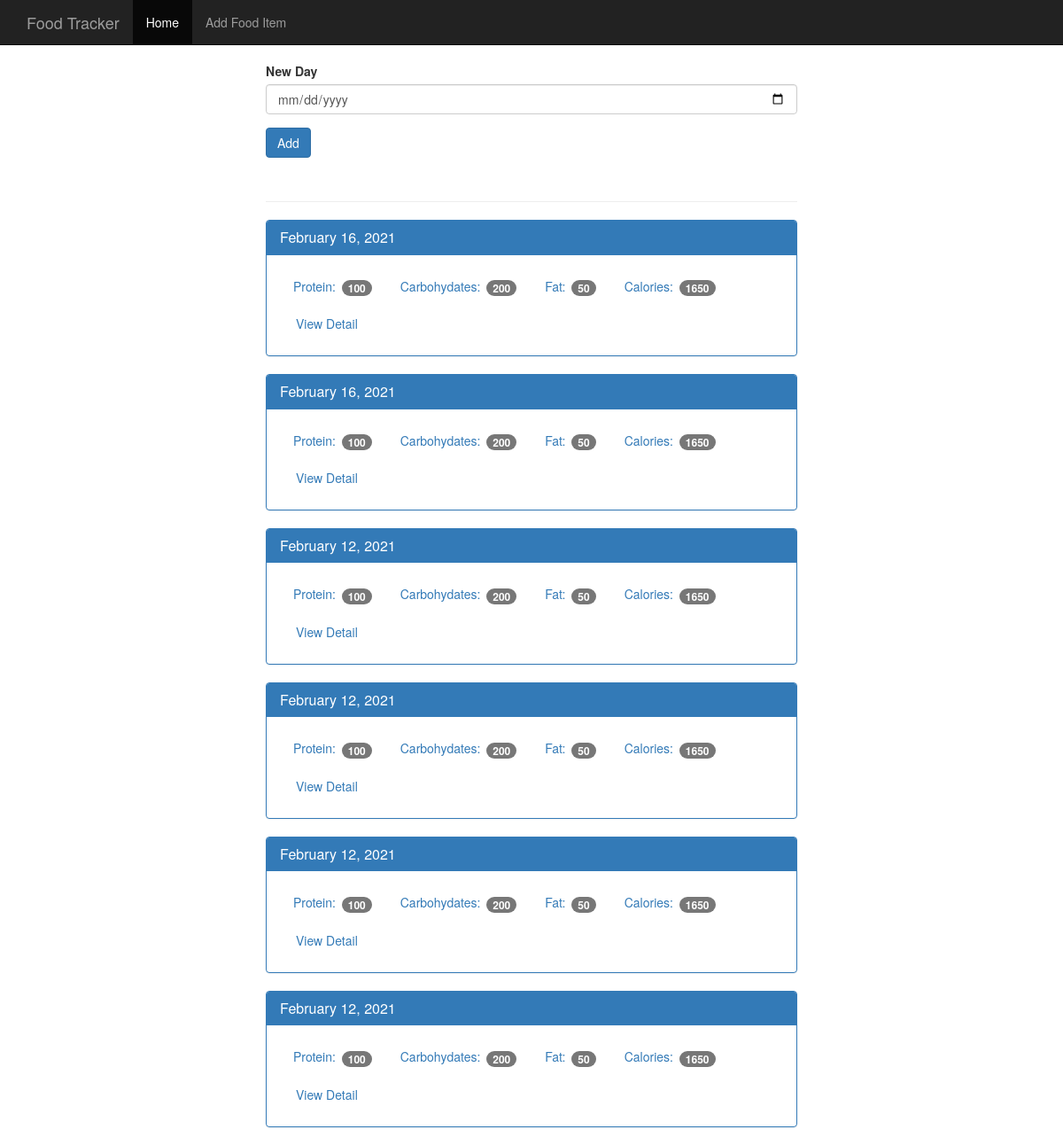
Before: / with the older database file.
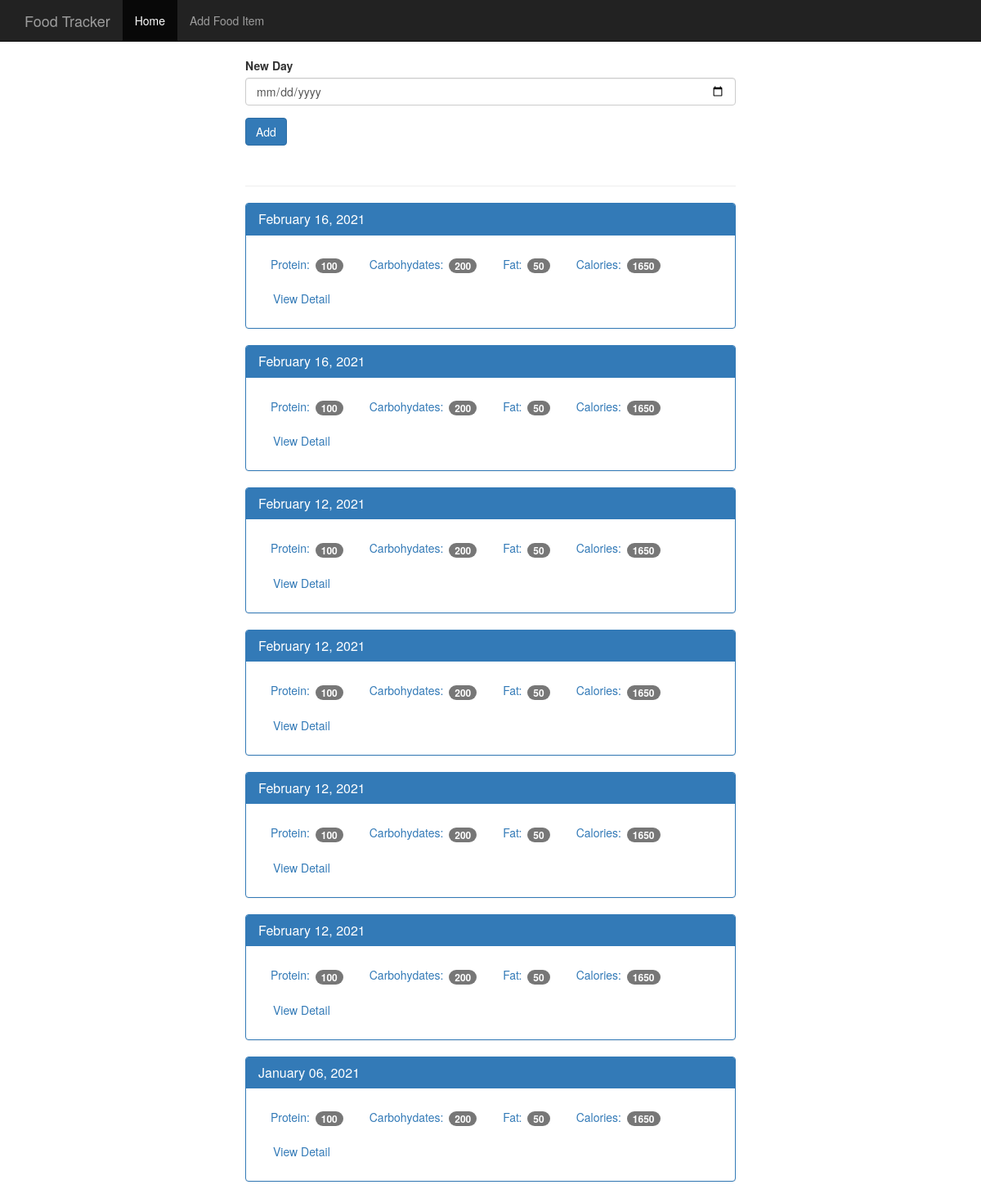
After: the same page with the newer database file.
### tables this page shows
CREATE TABLE log_date (
    id integer primary key autoincrement,
    entry_date date not null
);

### app.py (the view)
@app.route('/', methods=['POST', 'GET'])
def index():
    db = get_db()
    if request.method == 'POST':
        date = request.form['date']
        dt = datetime.strptime(date, '%Y-%m-%d')
        database_date = datetime.strftime(dt, '%Y%m%d')
        db.execute('insert into log_date (entry_date) values (?)', [database_date])
        db.commit()
    cur = db.execute('select entry_date from log_date order by entry_date desc')
    results = cur.fetchall()
    date_results = []
    for i in results:
        single_date = {}
        single_date['entry_date'] = i['entry_date']
        d = datetime.strptime(str(i['entry_date']), '%Y%m%d')
        single_date['pretty_date'] = datetime.strftime(d, '%B %d, %Y')
        date_results.append(single_date)
    return render_template('home.html', results=date_results)

### app.py (called while the page is built)
def connect_db():
    sql = sqlite3.connect('food_log.db')
    sql.row_factory = sqlite3.Row
    return sql

def get_db():
    if not hasattr(g, 'sqlite_db'):
        g.sqlite_db = connect_db()
    return g.sqlite_db

### templates/home.html (shortened to what this page needs)
<!DOCTYPE html>
<html lang="en">
  <head>
    <link href=" {{ url_for('static', filename= 'bootstrap.min.css' )}}" rel="stylesheet">
    <link href=" {{ url_for('static', filename= 'theme.css' )}}" rel="stylesheet">
  </head>
  <body>
    <nav class="navbar navbar-inverse navbar-fixed-top">
      <div class="container">
        <div class="navbar-header">
          <a class="navbar-brand" href="#">Food Tracker</a>
        </div>
        <div id="navbar" class="navbar-collapse collapse">
          <ul class="nav navbar-nav">
            <li class="active"><a href="#">Home</a></li>
            <li><a href="#">Add Food Item</a></li>
          </ul>
        </div>
      </div>
    </nav>
    <div class="container theme-showcase col-sm-6 col-sm-offset-3" role="main">
      <div class="row">
        <div>
          <form method="POST" action="/">
            <div class="form-group">
              <label for="new-day">New Day</label>
              <input type="date" class="form-control" name="date" id="new-day">
            </div>
            <button type="submit" class="btn btn-primary">Add</button>
          </form>
          <div class="page-header"></div>
          {% for r in results %}
          <div class="panel panel-primary">
            <div class="panel-heading">
              <h3 class="panel-title">{{ r.pretty_date }}</h3>
            </div>
            <div class="panel-body">
              <ul class="nav nav-pills" role="tablist">
                <li><a>Protein: <span class="badge">100</span></a></li>
                <li><a>Carbohydates: <span class="badge">200</span></a></li>
                <li><a>Fat: <span class="badge">50</span></a></li>
                <li><a>Calories: <span class="badge">1650</span></a></li>
                <li><a href="{{ url_for('view', date=r.entry_date) }}" type="button" class="btn btn-link">View Detail</a></li>
              </ul>
            </div>
          </div>
          {% endfor %}
        </div>
      </div>
    </div>
  </body>
</html>

Changed rows visible on the page:
added log_date: pretty_date "January 06, 2021"
